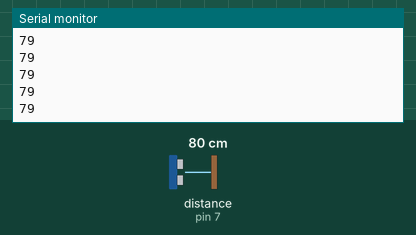
Bench run of a sketch on a simulated Arduino Uno, built with avr-gcc and run on an emulated ATmega328P. Parts: the last lines printed to the serial monitor. Wiring (inferred from the names in the program): ultrasonic range finder: trigger pin 8; echo pin 7. The test bench sets the inputs (shaded band); at power-on: distance to the obstacle (sensor on pin 7) 80 cm. The echo pulse lasts 58.3 µs per cm.

Above: at 1.2 s.
1.3 s: distance to the obstacle (sensor on pin 7) set to 2 cm
At 1.34 s:
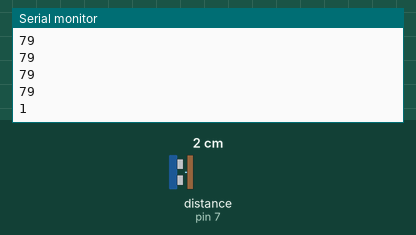
2.8 s: distance to the obstacle (sensor on pin 7) set to 4 cm
At 5.2 s:
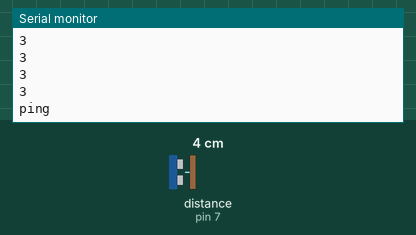
Timing chart, 0 to 6.7 s (numbered marks = the images above; inputs shaded):
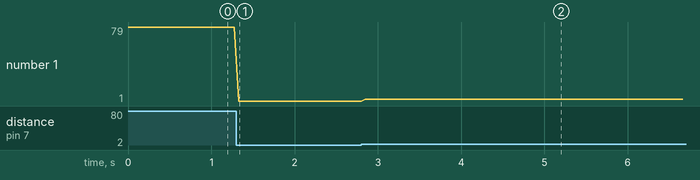

The sketch:

dronedruino.ino
```cpp
#define echoPin 7 // Echo Pin
#define trigPin 8 // Trigger Pin

int maximumRange = 200; // Maximum range needed
int minimumRange = 0; // Minimum range needed
long duration, distance; // Duration used to calculate distance
int heartBeat = 100;
int beatCount = 0;

void setup() {
 Serial.begin (9600);
 pinMode(trigPin, OUTPUT);
 pinMode(echoPin, INPUT);
}

void loop() {
/* The following trigPin/echoPin cycle is used to determine the
 distance of the nearest object by bouncing soundwaves off of it. */
 digitalWrite(trigPin, LOW);
 delayMicroseconds(2);

 digitalWrite(trigPin, HIGH);
 delayMicroseconds(10);

 digitalWrite(trigPin, LOW);
 duration = pulseIn(echoPin, HIGH);

 //Calculate the distance (in cm) based on the speed of sound.
 distance = duration/58.2;

 // If in range, send it down the line.
 if (distance >= minimumRange && distance <= maximumRange){
    Serial.println(distance);
 }

 // Simple heartbeat so you know we're alive!
 beatCount++;
 if (beatCount > heartBeat) {
   beatCount = 0;
   Serial.println("ping");
 }

 //Delay 50ms before next reading.
 delay(50);
}
```

Measured:
- after the input at 1.3 s, the serial monitor: prints a new line at once (image 1)
- after the input at 2.8 s, the serial monitor: prints a new line after 0.05 s (image 2)
- plotted number 1: 79 → 1 after the input at 1.3 s, 1 → 3 after the input at 2.8 s
